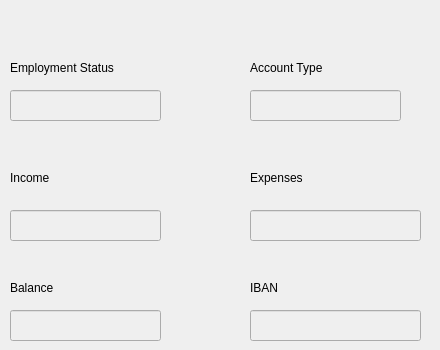
     <widget class="QWidget" name="tab_4">
      <attribute name="title">
       <string>Financial Information</string>
      </attribute>
      <widget class="QLabel" name="Status_LA">
       <property name="geometry">
        <rect>
         <x>10</x>
         <y>60</y>
         <width>181</width>
         <height>16</height>
        </rect>
       </property>
       <property name="text">
        <string>Employment Status</string>
       </property>
      </widget>
      <widget class="QLineEdit" name="Status_LE">
       <property name="enabled">
        <bool>false</bool>
       </property>
       <property name="geometry">
        <rect>
         <x>10</x>
         <y>90</y>
         <width>151</width>
         <height>31</height>
        </rect>
       </property>
      </widget>
      <widget class="QLabel" name="AccType_LA">
       <property name="geometry">
        <rect>
         <x>250</x>
         <y>60</y>
         <width>181</width>
         <height>16</height>
        </rect>
       </property>
       <property name="text">
        <string>Account Type</string>
       </property>
      </widget>
      <widget class="QLineEdit" name="AccType_LE">
       <property name="enabled">
        <bool>false</bool>
       </property>
       <property name="geometry">
        <rect>
         <x>250</x>
         <y>90</y>
         <width>151</width>
         <height>31</height>
        </rect>
       </property>
      </widget>
      <widget class="QLabel" name="Income_LA">
       <property name="geometry">
        <rect>
         <x>10</x>
         <y>170</y>
         <width>181</width>
         <height>16</height>
        </rect>
       </property>
       <property name="text">
        <string>Income</string>
       </property>
      </widget>
      <widget class="QLineEdit" name="Income_LE">
       <property name="enabled">
        <bool>false</bool>
       </property>
       <property name="geometry">
        <rect>
         <x>10</x>
         <y>210</y>
         <width>151</width>
         <height>31</height>
        </rect>
       </property>
      </widget>
      <widget class="QLabel" name="Expenses_LA">
       <property name="geometry">
        <rect>
         <x>250</x>
         <y>170</y>
         <width>181</width>
         <height>16</height>
        </rect>
       </property>
       <property name="text">
        <string>Expenses</string>
       </property>
      </widget>
      <widget class="QLineEdit" name="Expenses_LE">
       <property name="enabled">
        <bool>false</bool>
       </property>
       <property name="geometry">
        <rect>
         <x>250</x>
         <y>210</y>
         <width>171</width>
         <height>31</height>
        </rect>
       </property>
      </widget>
      <widget class="QLabel" name="Balance_LA">
       <property name="geometry">
        <rect>
         <x>10</x>
         <y>280</y>
         <width>181</width>
         <height>16</height>
        </rect>
       </property>
       <property name="text">
        <string>Balance</string>
       </property>
      </widget>
      <widget class="QLineEdit" name="Balance_LE">
       <property name="enabled">
        <bool>false</bool>
       </property>
       <property name="geometry">
        <rect>
         <x>10</x>
         <y>310</y>
         <width>151</width>
         <height>31</height>
        </rect>
       </property>
      </widget>
      <widget class="QLabel" name="IBAN_LA">
       <property name="geometry">
        <rect>
         <x>250</x>
         <y>280</y>
         <width>181</width>
         <height>16</height>
        </rect>
       </property>
       <property name="text">
        <string>IBAN</string>
       </property>
      </widget>
      <widget class="QLineEdit" name="IBAN_LE">
       <property name="enabled">
        <bool>false</bool>
       </property>
       <property name="geometry">
        <rect>
         <x>250</x>
         <y>310</y>
         <width>171</width>
         <height>31</height>
        </rect>
       </property>
      </widget>
     </widget>
